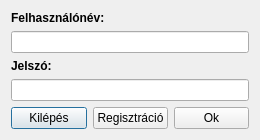
<?xml version="1.0" encoding="UTF-8"?>
<ui version="4.0">
 <class>Login</class>
 <widget class="QDialog" name="Login">
  <property name="geometry">
   <rect>
    <x>0</x>
    <y>0</y>
    <width>260</width>
    <height>140</height>
   </rect>
  </property>
  <property name="sizePolicy">
   <sizepolicy hsizetype="Fixed" vsizetype="Fixed">
    <horstretch>0</horstretch>
    <verstretch>0</verstretch>
   </sizepolicy>
  </property>
  <property name="minimumSize">
   <size>
    <width>260</width>
    <height>140</height>
   </size>
  </property>
  <property name="maximumSize">
   <size>
    <width>260</width>
    <height>140</height>
   </size>
  </property>
  <property name="windowTitle">
   <string>Bejelentkezés</string>
  </property>
  <layout class="QVBoxLayout" name="verticalLayout_3">
   <item>
    <layout class="QVBoxLayout" name="verticalLayout_2">
     <item>
      <widget class="QLabel" name="label_felhasznalonev">
       <property name="font">
        <font>
         <weight>75</weight>
         <bold>true</bold>
        </font>
       </property>
       <property name="text">
        <string>Felhasználónév: </string>
       </property>
       <property name="alignment">
        <set>Qt::AlignLeading|Qt::AlignLeft|Qt::AlignVCenter</set>
       </property>
      </widget>
     </item>
     <item>
      <widget class="QLineEdit" name="lineEdit_felhasznalonev"/>
     </item>
    </layout>
   </item>
   <item>
    <layout class="QVBoxLayout" name="verticalLayout">
     <item>
      <widget class="QLabel" name="label_jelszo">
       <property name="font">
        <font>
         <weight>75</weight>
         <bold>true</bold>
        </font>
       </property>
       <property name="text">
        <string>Jelszó: </string>
       </property>
       <property name="alignment">
        <set>Qt::AlignLeading|Qt::AlignLeft|Qt::AlignVCenter</set>
       </property>
      </widget>
     </item>
     <item>
      <widget class="QLineEdit" name="lineEdit_jelszo">
       <property name="echoMode">
        <enum>QLineEdit::Password</enum>
       </property>
      </widget>
     </item>
    </layout>
   </item>
   <item>
    <spacer name="verticalSpacer">
     <property name="orientation">
      <enum>Qt::Vertical</enum>
     </property>
     <property name="sizeHint" stdset="0">
      <size>
       <width>20</width>
       <height>40</height>
      </size>
     </property>
    </spacer>
   </item>
   <item>
    <layout class="QHBoxLayout" name="horizontalLayout_2">
     <item>
      <widget class="QPushButton" name="pushButton_kilepes">
       <property name="sizePolicy">
        <sizepolicy hsizetype="Fixed" vsizetype="Fixed">
         <horstretch>0</horstretch>
         <verstretch>0</verstretch>
        </sizepolicy>
       </property>
       <property name="text">
        <string>Kilépés</string>
       </property>
      </widget>
     </item>
     <item>
      <widget class="QPushButton" name="pushButton_regisztracio">
       <property name="sizePolicy">
        <sizepolicy hsizetype="Fixed" vsizetype="Fixed">
         <horstretch>0</horstretch>
         <verstretch>0</verstretch>
        </sizepolicy>
       </property>
       <property name="text">
        <string>Regisztráció</string>
       </property>
      </widget>
     </item>
     <item>
      <widget class="QPushButton" name="pushButton_ok">
       <property name="sizePolicy">
        <sizepolicy hsizetype="Fixed" vsizetype="Fixed">
         <horstretch>0</horstretch>
         <verstretch>0</verstretch>
        </sizepolicy>
       </property>
       <property name="layoutDirection">
        <enum>Qt::LeftToRight</enum>
       </property>
       <property name="text">
        <string>Ok</string>
       </property>
      </widget>
     </item>
    </layout>
   </item>
  </layout>
 </widget>
 <tabstops>
  <tabstop>lineEdit_felhasznalonev</tabstop>
  <tabstop>lineEdit_jelszo</tabstop>
  <tabstop>pushButton_ok</tabstop>
  <tabstop>pushButton_kilepes</tabstop>
  <tabstop>pushButton_regisztracio</tabstop>
 </tabstops>
 <resources/>
 <connections/>
</ui>
